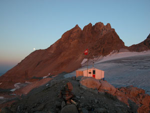
#> input picture MA2 - Computer Vision/exercise_session_3/images/mountain.png, 150 x 113 px
$ jupyter execute --allow-errors 'Edge Detection, Delineation.ipynb'   (shell and % lines are left out)   (older library calls are emulated)
#> lines starting #> are read from the running program, lines starting #| are printed output that depends on the picture; after the words box and inside, x2 and y2 are one past the last pixel; in counts of white or black regions, pixels touching at a corner belong together
# Exercise Session 3: Edge Detection and Delineation

## Introduction

In Google earth we can visualize 3D reconstructions of mountain
chains. An important feature to identify a mountain chain is its ridge (or edge) in the
image. Human vision is very good at detecting such structures but doing it automatically
using computer vision algorithms is not trivial. Here we will try to delineate the ridge of
a mountain as given in Fig. 1 using Dijkstra’s algorithm. Use 'mountain.png' inside folder images as input.

<figure>


  <figcaption>Figure 1: (a) Input image. Start and end positions of the ridge are displayed on
the image. Pixel values for these positions are provided in the code. (b) Detected
ridge. Ridge is detected between the start and end points using Dijkstra’s algorithm
and overlayed on the image.</figcaption>
</figure>

[cell 1]

import numpy as np
import matplotlib.pyplot as plt
import cv2

plt.rcParams['figure.figsize'] = (15, 15)
plt.rcParams['image.cmap'] = 'gray'

## Computing gradients

We will first detect the edges in the image by simply computing the gradient image.
This will then be used in the next exercise session for ridge delineation.
* First read 'mountain.png' image and convert it to grayscale.
* Smooth the images using a Gaussian
filter of size $7 \times 7$. Choose suitable $\sigma$. What is the trade-off of using bigger $\sigma$?
* Compute the gradients in x- and y-directions using Sobel mask.
* Compute a gradient-magnitude image.
* Threshold gradient image to find the most pronounced edges and store as ```th_grad_img```. Output should look like the figure below. To obtain the below image, you need to replace the pronounced edge pixels with their magnitude in the thresholded image. The colormap used for visualization is 'jet' (```plt.imshow(th_grad_img,cmap='jet')```)

[cell 2]
img = cv2.imread('images/mountain.png', 0)
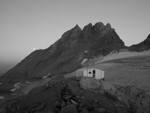
#> img: shape (113, 150); min 1, max 224, mean 98.9

gauss = cv2.GaussianBlur(img, ksize=(7, 7), sigmaX=2)
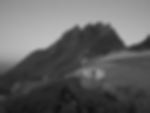
#> gauss: shape (113, 150); min 17, max 191, mean 98.9

sobelx = cv2.Sobel(gauss, cv2.CV_64F, dx=1, dy=0, ksize=3)
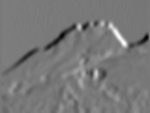
#> sobelx: shape (113, 150) float64; min -176, max 194, mean -1; drawn with min black and max white
sobely = cv2.Sobel(gauss, cv2.CV_64F, dx=0, dy=1, ksize=3)
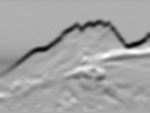
#> sobely: shape (113, 150) float64; min -223, max 112, mean -8.5; drawn with min black and max white

grad_mag = sobelx**2 + sobely**2  # ignore sqrt for greater sparsity
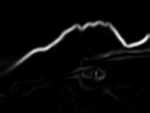
#> grad_mag: shape (113, 150) float64; min 0, max 57188, mean 1917.3; drawn with min black and max white

# plt.hist(grad_mag.ravel(),256,[0,256]); plt.show()
threshold = 0.3*grad_mag.max()
#> threshold = 17156.4

th_grad_img = grad_mag
th_grad_img[grad_mag < threshold] = 0
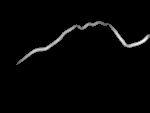
#> th_grad_img: shape (113, 150) float64; min 0, max 57188, mean 1138.2; drawn with min black and max white

plt.imshow(th_grad_img, cmap='jet')
cv2.imwrite('images/th_grad_img.png', th_grad_img)
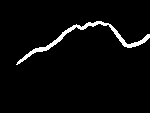
#> saved as th_grad_img.png: shape (113, 150); 3.5% white; 1 white region, box (x1, y1, x2, y2) and area: (16, 21, 150, 65) 601
#> Out = True

## Delineating ridges

Given the thresholded gradient image computed in the previous exercise, we will now
delineate the ridge of a mountain using Dijkstra’s shortest path algorithm. Roughly
speaking, starting from an initial node, this algorithm looks around the neighboring
pixels and chooses the pixel with the shortest distance to the current pixel as the next
element of the path. Particularly, in this example, we will find the shortest paths from a
starting pixel to all the other pixels in the image. </br>
The distance of a pixel to a neighboring one can be defined by a cost value for the edge
connecting these two pixels. For this particular problem, we will define the cost of the
edge to pixel (i, j) from any of its 4-neighbors as ```cost(i,j) = C - thresholdedGrad(i, j)```,
where C is a constant and thresholdedGrad(i,j) is the value of the thresholded
gradient image at pixel (i, j). With such definition of cost, the algorithm will assign
low cost values to high gradient regions, which are typically the regions in the image
that belong to the ridges of the mountain, and therefore will choose pixels belonging
to mountain ridges as the next element in the shortest path. In the end, this would
effectively delineate the ridge of the mountain.
In particular, the steps of the algorithm can be summarized as follows:
1. Assign to every pixel a distance value: zero for the initial pixel and infinity for all
other pixels.
2. Set the initial pixel as current and mark it visited. All the other pixels are initially
unvisited. Create a set of all the visited pixels called the visited set (e.g., a binary
matrix of 1’s for visited pixels and 0’s for unvisited pixels).
3. For the current pixel, consider all of its unvisited neighbors and calculate their
distances. Use the edge cost defined above to measure the distance between a
pixel and its neighboring one. Compare the newly calculated tentative distance to
the current assigned value and assign the smaller one. For example, if the current
pixel is marked with a distance of 15, and the edge connecting it with a neighbor has value 2, then the distance between them will be 15 + 2 = 17. If the neighbor
was previously marked with a distance greater than 17 then change it to 17 and
update the previous pixel position. Otherwise, keep the current value.
4. When we are done considering all of the neighbors of the current pixel, mark the
current node as visited. A visited pixel will never be checked again.
5. Select the unvisited pixel that is marked with the smallest distance, set it as the
new "current pixel", and go back to step 3.
The algorithm will terminate when all the pixels in the image are visited.

### Computing the shortest path

* Fill in the function
dijkstra to implement the above algorithm. The input to the function should be
respectively, the thresholded gradient image, the constant C, and starting position of
the ridge. The algorithm should return a distance matrix that encodes the shortest
path from the starting point to each pixel in the image and a matrix that stores for
each pixel the position of the previous pixel that lies on the shortest path to the
starting point.

[cell 3]
def dijkstra(thresholded_grad, C, ridge_start_row, ridge_start_col):
    rows, cols = thresholded_grad.shape
    dist = np.full((rows, cols), np.inf);
    cost = C - thresholded_grad

    dist[ridge_start_row, ridge_start_col] = 0
    # while etc..
    # see answers

    return distance_matrix, previous_pixel

* Run Dijkstra’s shortest path algorithm on the thresholded gradient image that you computed in the previous question and visualize the distance matrix.

[cell 4]
ridge_start_row = 67;
ridge_start_col = 15;
C = np.max(th_grad_img)
#> C = 57188

#> (a cell that did not finish here is left out)

#> in dijkstra, `cost = C - thresholded_grad`:
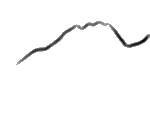
#> cost: shape (113, 150) float64; min 0, max 57188, mean 56049.8; drawn with min black and max white
fig, ax = plt.subplots()
img1 = ax.imshow(dist_matrix, cmap='jet')
fig.colorbar(img1, ax=ax)
ax.set_aspect('auto')

### Ridge Delineation

* Now use the matrix that stores previous pixel positions in the shortest paths to the starting point to reconstruct the path form the end point back to the starting point.

[cell 6]
def findRidge(ridge_start_row,ridge_start_col, ridge_end_row, ridge_end_col,parents):

    #Implement your function here

    return ridge

* Visualize the recovered path by overlaying it on the image

[cell 7]
ridge_end_row = 35
ridge_end_col = 149
#> (the rest of this cell did not finish here and is left out)

### Evaluating the edge cost

* Try different values of $C$ in Dijkstra algorithm. Visualize the distance matrix and the detected ridge for given $C$ values. How does the distance and the final detected ridge change? Do you understand why?

[cell 8]
constants = [np.max(th_grad_img), 1.5*np.max(th_grad_img), 2*np.max(th_grad_img)]
#> constants = [57188, 85782, 114376]
